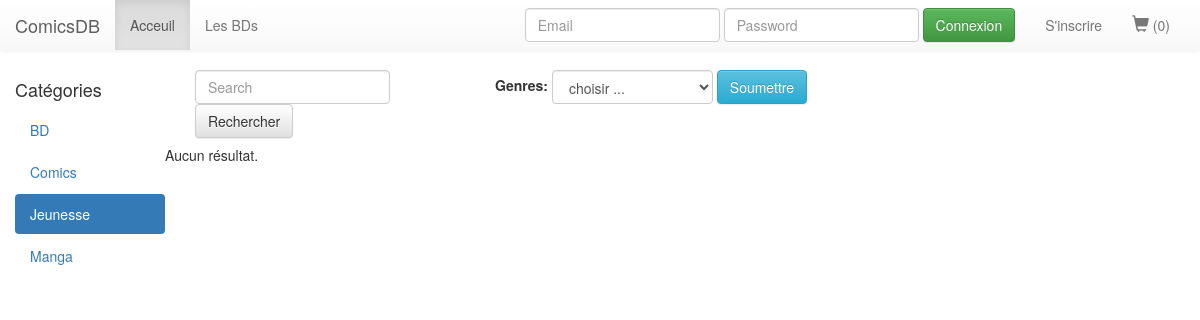
Page /index.php?category_id=2 on the earlier database version.
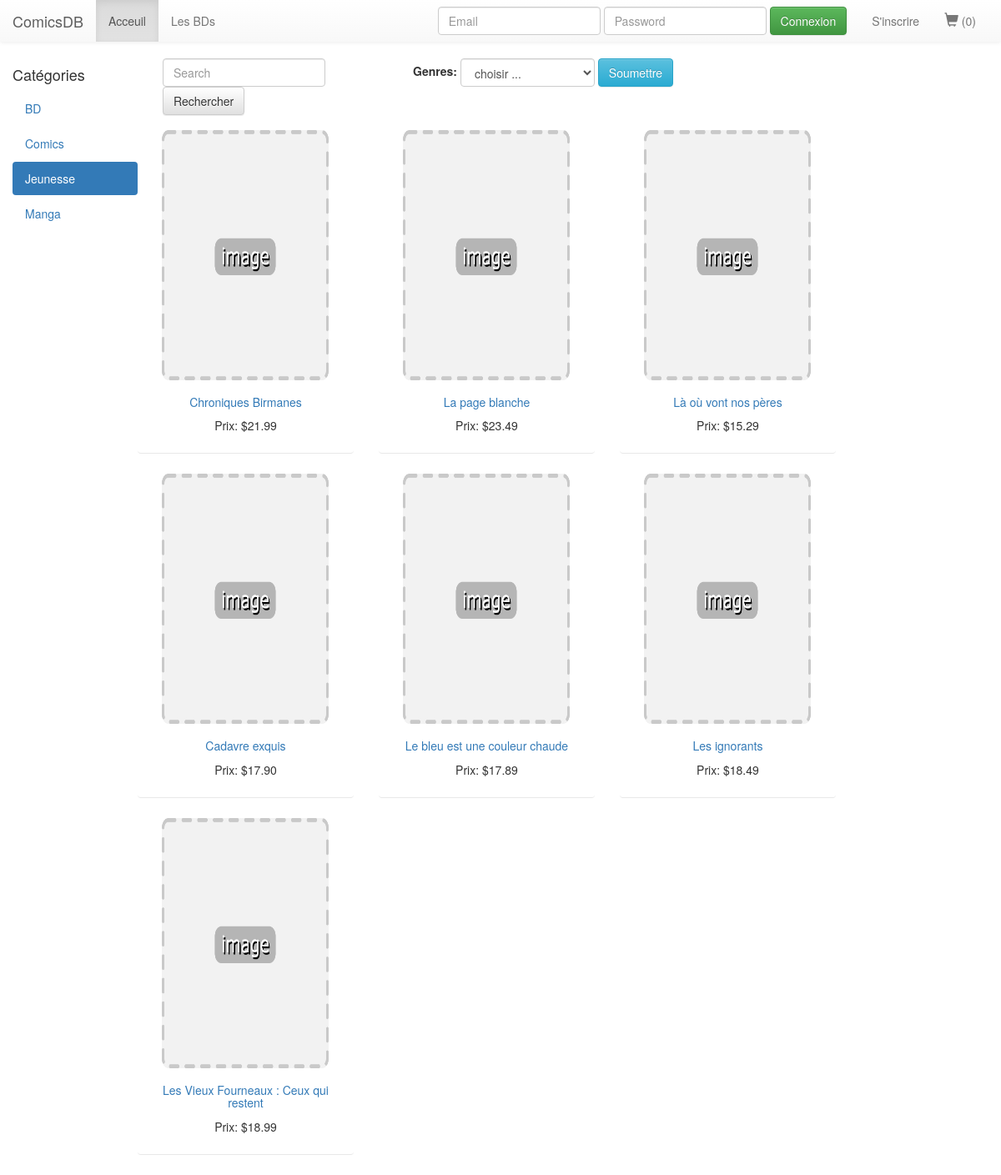
Same page on the later database version.
### tables this page shows
CREATE TABLE IF NOT EXISTS `categories` (
  `category_id` tinyint(3) unsigned NOT NULL AUTO_INCREMENT,
  `name` varchar(20) NOT NULL,
  PRIMARY KEY (`category_id`),
  KEY `name` (`name`)
);

CREATE TABLE IF NOT EXISTS `comics` (
  `comic_id` mediumint(8) unsigned NOT NULL AUTO_INCREMENT,
  `publisher_id` mediumint(8) unsigned NOT NULL,
  `author_id` mediumint(9) unsigned NOT NULL,
  `category_id` tinyint(3) unsigned NOT NULL,
  `title` varchar(45) NOT NULL,
  `description` varchar(255) NOT NULL,
  `isbn` varchar(25) NOT NULL,
  `rating` float(10,2) NOT NULL,
  `price` decimal(10,2) NOT NULL,
  `cover_img_path` varchar(60) DEFAULT NULL,
  `preview_img_path` varchar(60) DEFAULT NULL,
  `publishing_date` datetime NOT NULL,
  PRIMARY KEY (`comic_id`),
  KEY `title` (`title`),
  KEY `price` (`price`),
  KEY `rating` (`rating`),
  KEY `publisher_id` (`publisher_id`),
  KEY `category_id` (`category_id`),
  KEY `author_id` (`author_id`)
);

### data/_categories.php (called while the page is built, shortened)
<?php
require_once '_dbConnect.php';
function get_categories($category_id = false)
{
    global $mysqli;
    $result = false;
    $table_categories = TB_CATEGORIES;
    $queryString = "SELECT * FROM $table_categories";
    $queryResult = $mysqli->query($queryString);
    if ($queryResult && ($queryResult->num_rows > 0)) {
        $result = array();
        while ($row = $queryResult->fetch_assoc()) {
            $result[] = $row;
        }
    }
    return $result;
}

### data/_comics.php (called while the page is built, shortened)
<?php
require_once '_dbConnect.php';
function get_comics($category_id = false)
{
    global $mysqli;
    $result = false;
    $table_comics = TB_COMICS;
    $queryString = "SELECT * FROM $table_comics";
    if (false !== $category_id) {
        $queryString .= " WHERE category_id = $category_id";
    }
    $queryResult = $mysqli->query($queryString);
    if ($queryResult && ($queryResult->num_rows > 0)) {
        $result = array();
        while ($row = $queryResult->fetch_assoc()) {
            $result[] = $row;
        }
    }
    return $result;
}

### index.php (the view, shortened to what this page needs)
<?php
require_once 'data/_categories.php';
require_once 'data/_comics.php';
$categories = get_categories();
$active = '';
if (array_key_exists(P_CAT_ID, $_GET)) {
    $comics = get_comics($_GET[P_CAT_ID]);
} elseif (array_key_exists(P_GENRES, $_GET)) {
    $comics = get_comics($_GET[P_GENRES]);
} else {
    $comics = get_comics();
}
?>
<!DOCTYPE html>
<html lang="en">
<head>
    <link rel="stylesheet" href="https://maxcdn.bootstrapcdn.com/bootstrap/3.3.5/css/bootstrap.min.css">
    <link rel="stylesheet" href="https://maxcdn.bootstrapcdn.com/bootstrap/3.3.5/css/bootstrap-theme.min.css">
    <link rel="stylesheet" href="style/main.css" />
</head>
<body>
<?php require_once('views/_view_header.php') ?>
<div id="cat_nav" class="col-md-1">
    <h4>Catégories</h4>
    <ul class="nav nav-pills nav-stacked">
        <?php
        foreach ($categories as $category) {
            if (array_key_exists(P_CAT_ID, $_GET)) {
                if ($_GET[P_CAT_ID] == $category[P_CAT_ID]) {
                    $active = 'active';
                }
            }
            echo '<li class="', $active, '"><a href="index.php?', P_CAT_ID, '=', $category[P_CAT_ID], '">', $category['name'], '</a></li>';
            $active = '';
        }
        ?>
    </ul>
</div>
<?php require_once('views/_view_filter.php'); ?>
<div id="comics_list" class="row">
<?php if ($comics) { ?>
<div id="comics_list" class="row">
    <?php foreach ($comics as $comic) { ?>
        <div class="col-sm-6 col-md-4">
            <div class="thumbnail">
                <a href="comic_detail.php?<?php echo ITEM_ID.'='.$comic[ITEM_ID] ?>">
                    <img src="<?php echo $comic[ITEM_COVER] ?>" alt="<?php echo $comic[ITEM_TITLE] ?>" onerror="this.src='images/couv/place_holder.png'" />
                </a>
                <div class="caption">
                    <h5><a href="comic_detail.php?<?php echo ITEM_ID.'='.$comic[ITEM_ID] ?>">
                        <?php echo $comic[ITEM_TITLE] ?></a>
                    </h5>
                    <p>Prix: <?php echo '$', $comic[ITEM_PRICE] ?></p>
                </div>
            </div>
        </div>
    <?php } } else { echo '<p>Aucun résultat.</p>'; } ?>
</div>
</body>
</html>

### views/_view_header.php (shortened to what this page needs)
<header>
    <nav id="menu" class="navbar navbar-default">
        <div class="container-fluid">
            <div class="navbar-header">
                <a class="navbar-brand" href="index.php"><?php echo SITE_NAME; ?></a>
                <ul class="nav navbar-nav navbar-left">
                    <li class="active"><a href="<?php echo PAGE_INDEX ?>">Acceuil <span class="sr-only">(current)</span></a></li>
                    <li><a href="#">Les BDs</a></li>
                </ul>
            </div>
            <div class="collapse navbar-collapse" id="bs-example-navbar-collapse-1">
                <?php require_once 'views/_view_login.php' ?>
            </div>
        </div>
    </nav>
</header>

Differences in the rows shown:
added comics: title "Chroniques Birmanes", price "21.99"
added comics: title "La page blanche", price "23.49"
added comics: title "Là où vont nos pères", price "15.29"
added comics: title "Cadavre exquis", price "17.90"
added comics: title "Le bleu est une couleur chaude", price "17.89"
added comics: title "Les ignorants", price "18.49"
added comics: title "Les Vieux Fourneaux : Ceux qui restent", price "18.99"
Other differences:
text no longer shown: "Aucun résultat."
